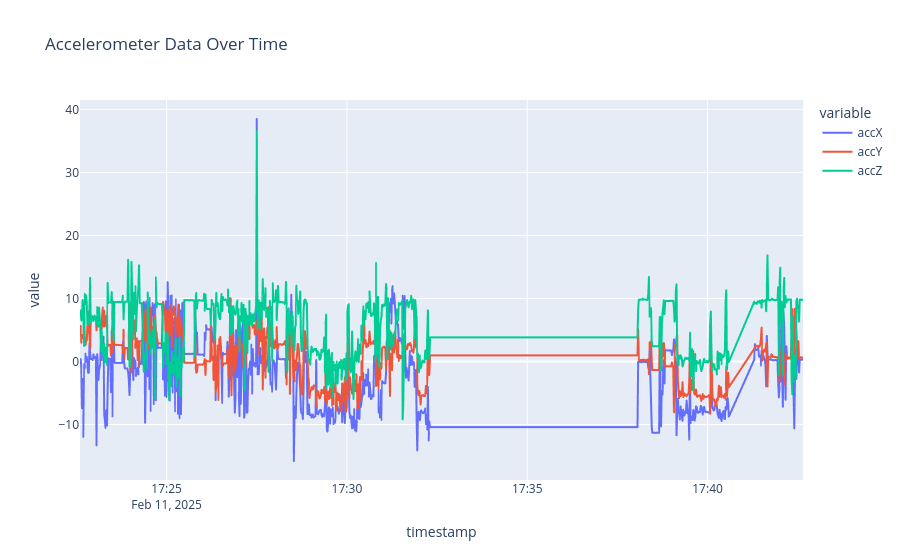

The notebook cell saved with this chart:
### Markdown cell above
###### visualize the accelerometer data (accX, accY, accZ) over time, showing how the acceleration changes along the X, Y, and Z axes

### Code cell
# Accelerometer data over time
fig_acc = px.line(df, x='timestamp', y=['accX', 'accY', 'accZ'], title="Accelerometer Data Over Time")
fig_acc.show()

### Figure 1 — Plotly figure (JSON) as saved in the notebook; plotly's stock layout.template omitted (floating-point values rounded to 4 significant figures; data arrays with more than 128 entries replaced by an {"elided": "..."} marker saying what was removed)
{"data": [{"hovertemplate": "variable=accX<br>timestamp=%{x}<br>value=%{y}<extra></extra>", "legendgroup": "accX", "line": {"color": "#636efa", "dash": "solid"}, "marker": {"symbol": "circle"}, "mode": "lines", "name": "accX", "showlegend": true, "type": "scattergl", "x": {"elided": "774 str values"}, "xaxis": "x", "y": {"elided": "774 float values"}, "yaxis": "y"}, {"hovertemplate": "variable=accY<br>timestamp=%{x}<br>value=%{y}<extra></extra>", "legendgroup": "accY", "line": {"color": "#EF553B", "dash": "solid"}, "marker": {"symbol": "circle"}, "mode": "lines", "name": "accY", "showlegend": true, "type": "scattergl", "x": {"elided": "774 str values"}, "xaxis": "x", "y": {"elided": "774 float values"}, "yaxis": "y"}, {"hovertemplate": "variable=accZ<br>timestamp=%{x}<br>value=%{y}<extra></extra>", "legendgroup": "accZ", "line": {"color": "#00cc96", "dash": "solid"}, "marker": {"symbol": "circle"}, "mode": "lines", "name": "accZ", "showlegend": true, "type": "scattergl", "x": {"elided": "774 str values"}, "xaxis": "x", "y": {"elided": "774 float values"}, "yaxis": "y"}], "layout": {"legend": {"title": {"text": "variable"}, "tracegroupgap": 0}, "title": {"text": "Accelerometer Data Over Time"}, "xaxis": {"anchor": "y", "domain": [0, 1], "title": {"text": "timestamp"}}, "yaxis": {"anchor": "x", "domain": [0, 1], "title": {"text": "value"}}}}
